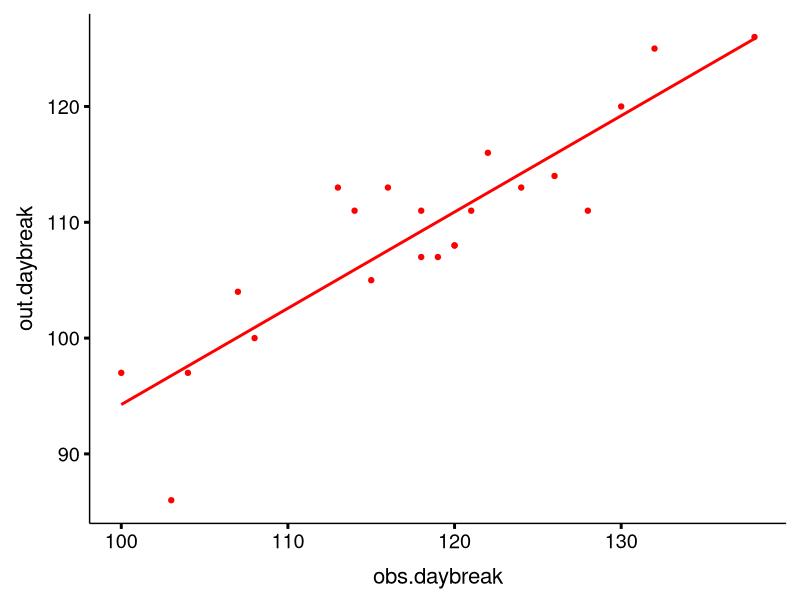
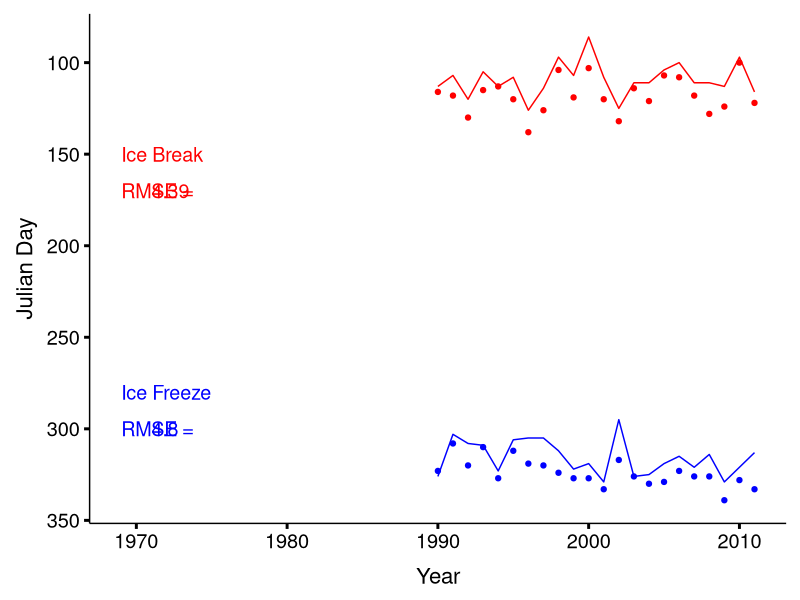
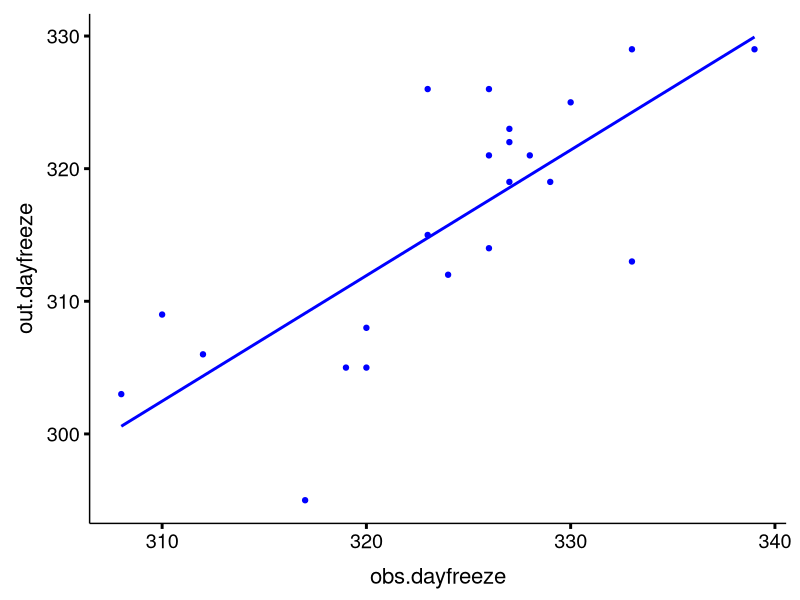

Reproduce these figures in R, in order.
#Testing Ice-on, Ice-off

setwd("/Users/krsalkgu/Documents/SourceTree/Lake227/Postproc_code/L227")

library(ggplot2)
library(knitr)
library(tidyverse)
knitr::opts_chunk$set(echo=FALSE, warning=FALSE, message=FALSE)

theme_std <- function (base_size = 16, base_family = "") {
  theme_grey(base_size = base_size, base_family = base_family) %+replace% 
    theme(axis.ticks = element_line(colour = "black", size = 1), 
          legend.key = element_rect(colour = "white"), 
          panel.background = element_rect(fill = "white", colour = NA), 
          panel.border = element_rect(fill = NA, colour = NA),
          axis.line = element_line(size = 0.5, colour = "black"),
          panel.grid.major = element_line(NA), 
          panel.grid.minor = element_line(NA), 
          strip.background = element_rect(fill = "grey80", colour = "grey50", size = 0.2),
          axis.text  = element_text(size=rel(0.9)),
          axis.title.x = element_text(margin = unit(c(3, 0, 0, 0), "mm"),size=rel(1)),
          axis.title.y = element_text(margin = unit(c(0, 3, 0, 0), "mm"),size=rel(1), angle = 90),
          strip.text = element_text(size = rel(1.15), colour = "black", face = "bold"),
          plot.margin=unit(c(10,10,10,10),"pt"))
}
theme_set(theme_std())

#### Modify ice observation spreadsheet ----
obs.ice <- read.csv("Lake_239_ice-on_ice-off.csv", header = T)
attach(obs.ice)
obs.ice$Ice.Off.Date <- as.Date(obs.ice$Ice.Off.Date, format = "%Y-%m-%d")
obs.ice$Ice.On.Date <- as.Date(obs.ice$Ice.On.Date, format = "%Y-%m-%d")
obs.daybreak <- strftime(obs.ice$Ice.Off.Date, format = "%j")
obs.dayfreeze <- strftime(obs.ice$Ice.On.Date, format = "%j")
obs.year <- format(obs.ice$Ice.On.Date, "%Y")
obs.ice.edit <- cbind(obs.year, obs.ice[4], obs.ice[5], obs.daybreak, obs.dayfreeze)
colnames(obs.ice.edit) <- c("Year", "Ice.Off.Date", "Ice.On.Date", "obs.daybreak", "obs.dayfreeze")

#### Modify ice model output spreadsheet ----
out.ice <- read.csv("Output_Ice.csv", header = F)
colnames(out.ice) <- c("Year.Break", "Month.Break", "Day.Break", "Year.Freeze", "Month.Freeze", "Day.Freeze")
out.ice.edit <- out.ice %>% unite(Ice.Off.Date, Year.Break, Month.Break, Day.Break, sep = '-')
out.ice.edit <- out.ice.edit %>% unite(Ice.On.Date, Year.Freeze, Month.Freeze, Day.Freeze, sep = '-')
out.ice.edit$Ice.Off.Date <- as.Date(out.ice.edit$Ice.Off.Date, format = "%Y-%m-%d")
out.ice.edit$Ice.On.Date <- as.Date(out.ice.edit$Ice.On.Date, format = "%Y-%m-%d")
out.daybreak <- strftime(out.ice.edit$Ice.Off.Date, format = "%j")
out.dayfreeze <- strftime(out.ice.edit$Ice.On.Date, format = "%j")
out.year <- as.character(out.ice$Year.Freeze)
out.ice.edit2 <- cbind(out.year, out.ice.edit, out.daybreak, out.dayfreeze)
colnames(out.ice.edit2) <- c("Year", "Ice.Off.Date", "Ice.On.Date", "out.daybreak", "out.dayfreeze")

#### Combine observations and model output ----
match.ice <- inner_join(obs.ice.edit, out.ice.edit2, by = "Year") 
match.ice$obs.daybreak <- as.numeric(as.character(match.ice$obs.daybreak))
match.ice$out.daybreak <- as.numeric(as.character(match.ice$out.daybreak))
match.ice$obs.dayfreeze <- as.numeric(as.character(match.ice$obs.dayfreeze))
match.ice$out.dayfreeze <- as.numeric(as.character(match.ice$out.dayfreeze))
match.ice$Year <- as.numeric(match.ice$Year)

#### Calculate fit metrics
icebreakregression <- lm (match.ice$obs.daybreak ~ match.ice$out.daybreak)
summary(icebreakregression)
msebreak <- mean(residuals(icebreakregression)^2)
rmsebreak <- sqrt(msebreak)
rmsebreak
rmsebreak <- round(rmsebreak, digits = 2)

icefreezeregression <- lm (match.ice$obs.dayfreeze ~ match.ice$out.dayfreeze)
summary(icefreezeregression)
msefreeze <- mean(residuals(icefreezeregression)^2)
rmsefreeze <- sqrt(msefreeze)
rmsefreeze
rmsefreeze <- round(rmsefreeze, digits = 2)

#### Plots ----
icedateplot <- 
  ggplot(data = match.ice, aes(x = Year, group = 1)) +
    geom_point(aes(y = obs.daybreak), color = "red") +
    geom_line(aes(y = out.daybreak), color = "red") +
    geom_point(aes(y = obs.dayfreeze), color = "blue") +
    geom_line(aes(y = out.dayfreeze), color = "blue") + 
    scale_y_reverse() + 
    ylab("Julian Day") + 
    annotate("text", x = 1969, y = 280, label = "Ice Freeze", color = "blue", size = 5, hjust = 0) +
    annotate("text", x = 1969, y = 150, label = "Ice Break", color = "red", size = 5, hjust = 0) +
    annotate("text", x = 1971, y = 170, label = rmsebreak, color = "red", size = 5, hjust = 0) +
    annotate("text", x = 1969, y = 170, label = "RMSE =", color = "red", size = 5, hjust = 0) +
    annotate("text", x = 1971, y = 300, label = rmsefreeze, color = "blue", size = 5, hjust = 0) +
    annotate("text", x = 1969, y = 300, label = "RMSE =", color = "blue", size = 5, hjust = 0)
  
icebreakregressionplot <- 
  ggplot(data = match.ice) + 
    geom_point(aes(x = obs.daybreak, y = out.daybreak), color = "red") +
    geom_smooth(method = "lm", aes(x = obs.daybreak, y = out.daybreak), se = FALSE, color = "red")

icefreezeregressionplot <- 
  ggplot(data = match.ice) + 
    geom_point(aes(x = obs.dayfreeze, y = out.dayfreeze), color = "blue") +
    geom_smooth(method = "lm", aes(x = obs.dayfreeze, y = out.dayfreeze), se = FALSE, color = "blue") 
